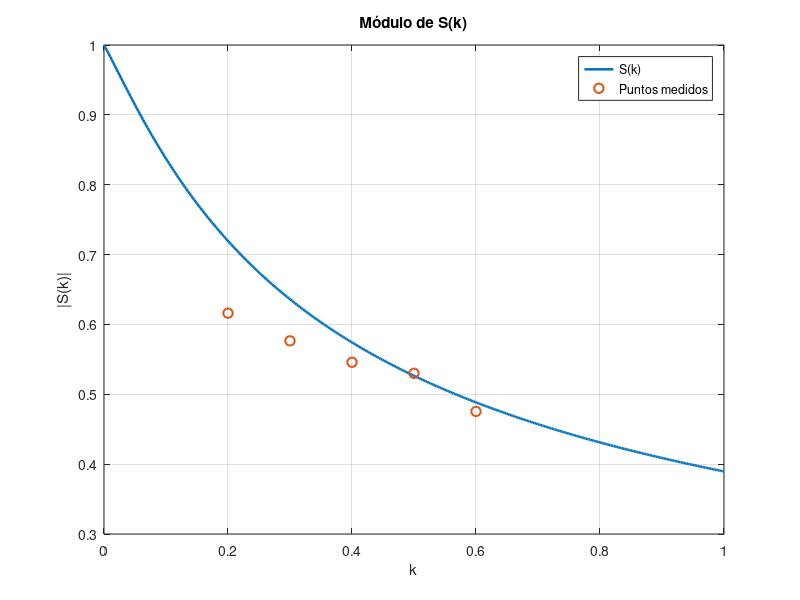
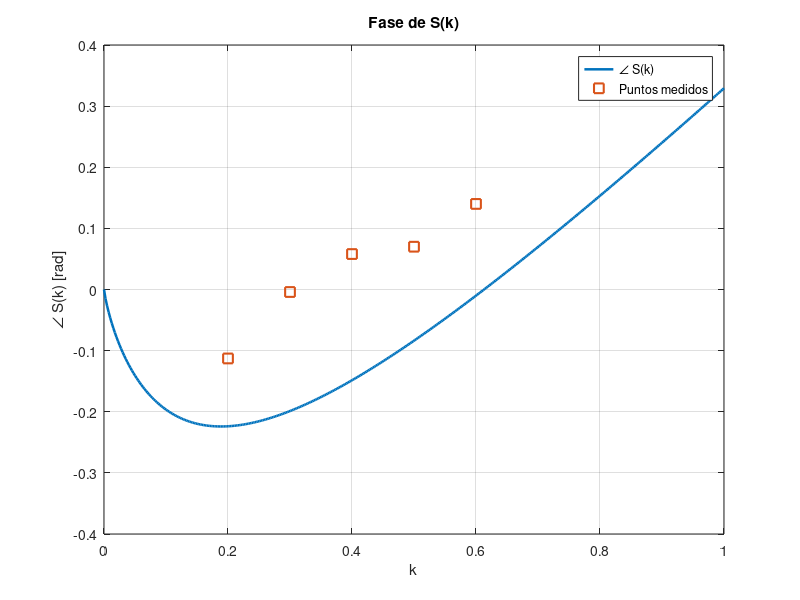

These figures' MATLAB source, in order:
%% Sears
clear; close all; clc;

%---------------- Puntos corregidos a superponer ----------------%
%  k       |S|           fase [rad]
pts = [ 0.2   0.616125163   -0.1128;
        0.3   0.576513771   -0.0041;
        0.4   0.545815056    0.0580;
        0.5   0.52998596    0.0700;
        0.6   0.475413549    0.1400 ];

k_pts   = pts(:,1);
mag_pts = pts(:,2);
phs_pts = pts(:,3); % rad

%---------------- Cálculo de S(k) con Bessel/Hankel --------------%
% Nota: evitamos exactamente k=0 para no evaluar Hn(0).
kvec = linspace(0, 1, 400);
kvec(1) = max(kvec(1), eps);

% Implementación vectorizada equivalente a tu snippet:
H0 = besselh(0, 2, kvec);
H1 = besselh(1, 2, kvec);
Ck = H1 ./ (H1 + 1i*H0);
J0 = besselj(0, kvec);
J1 = besselj(1, kvec);
Svals = (J0 - 1i.*J1).*Ck + 1i.*J1;

gain  = abs(Svals);
phase = unwrap(angle(Svals));   % fase continua (rad)

%---------------- Gráfica: |S(k)| --------------------------------%
figure;
plot(kvec, gain, 'LineWidth', 1.8); grid on; hold on;
plot(k_pts, mag_pts, 'o', 'MarkerSize', 7, 'LineWidth', 1.5);
xlabel('k'); ylabel('|S(k)|'); title('Módulo de S(k)');
legend({'S(k)','Puntos medidos'}, 'Location','northeast');

%---------------- Gráfica: fase(S(k)) ----------------------------%
figure;
plot(kvec, phase, 'LineWidth', 1.8); grid on; hold on;
plot(k_pts, phs_pts, 's', 'MarkerSize', 7, 'LineWidth', 1.5);
xlabel('k'); ylabel('\angle S(k) [rad]'); title('Fase de S(k)');
legend({'\angle S(k)','Puntos medidos'}, 'Location','best');

